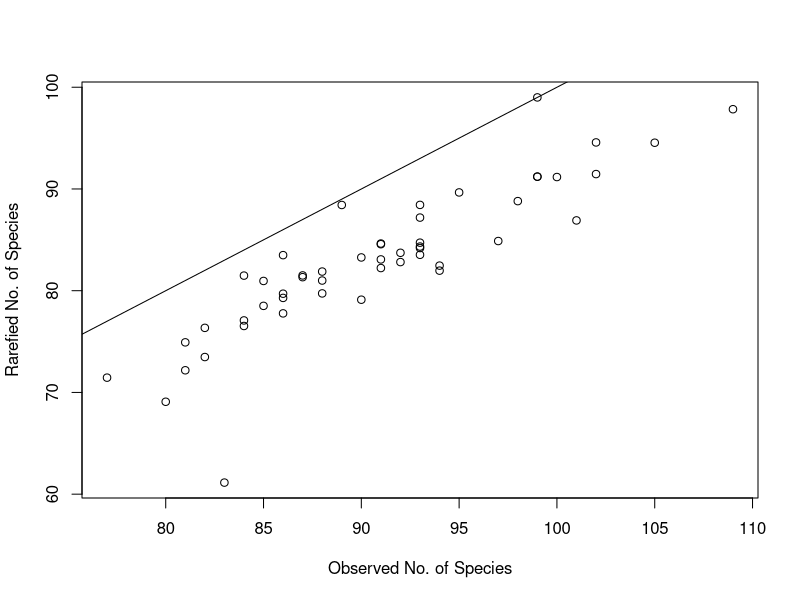
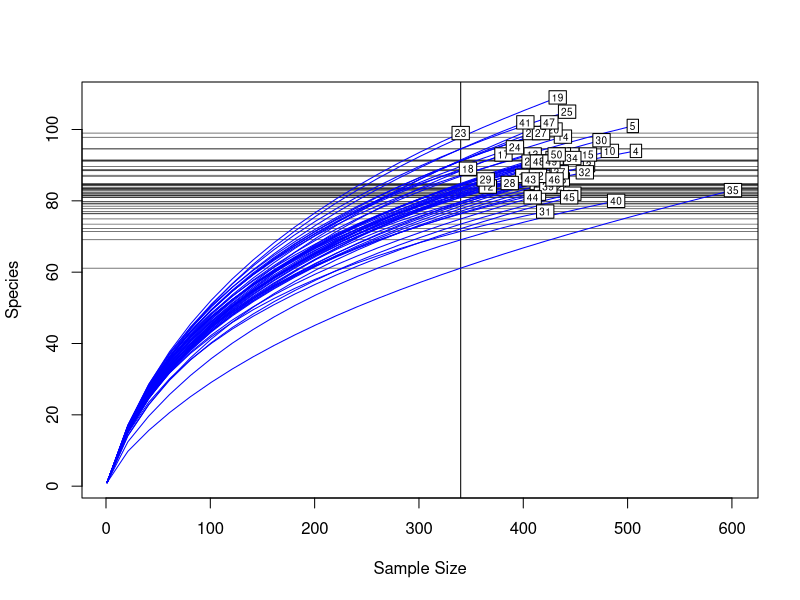

Reproduce these figures in R, in order. (Note: this script raises an error after producing the figures.)
library(vegan)

data(BCI)
S <- specnumber(BCI) # observed number of species
(raremax <- min(rowSums(BCI)))
Srare <- rarefy(BCI, raremax)
plot(S, Srare, xlab = "Observed No. of Species", ylab = "Rarefied No. of Species")
abline(0, 1)
rarecurve(BCI, step = 20, sample = raremax, col = "blue", cex = 0.6)


specnumber(fish_L_full[4:45])

spp_sum_mat <- spp_sum_all %>% 
  select(!site)

fish_grouped <- fish_L_full %>% 
  select(!ipa, year) %>% 
  group_by(site) %>% 
  summarise_at(vars(bay_pipefish:whitespotted_greenling), sum)

fish_spec <- specnumber(spp_sum_mat)  
(raremax <- min(rowSums(spp_sum_mat)))
Srare <- rarefy(spp_sum_mat, raremax,  se = TRUE)

plot(fish_spec, Srare, xlab = "Observed No. of Species", ylab = "Rarefied No. of Species")
abline(0, 1)
rarecurve(BCI, step = 20, sample = raremax, col = "blue", cex = 0.6)
